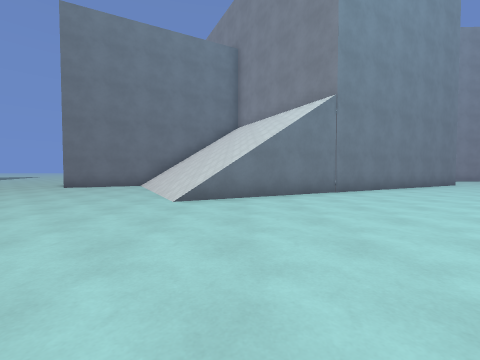
[1] (above)

21 first-person views from a walk through a 3-D level made in the Godot game engine. The camera is 1.2 m above the floor, tilts 2° down and sees 90° across. The floor is counted in squares, 2 m on a side. Each view is taken from the middle of a square. On the plan, view 1 faces up. The plan holds only what a view shows up to about 9 squares ahead; the rest is blank. The place goes on beyond the plan. Surface patterns are stand-ins for the level's own textures.

[2]
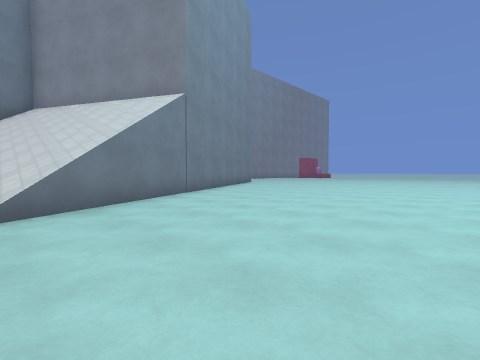

[3]
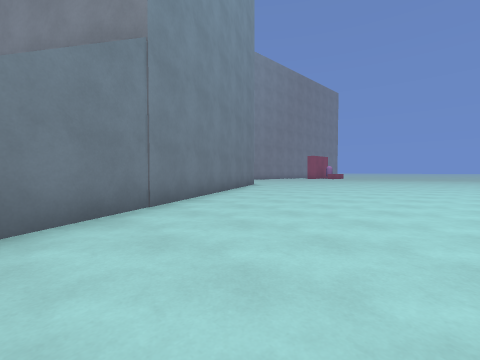

[4]
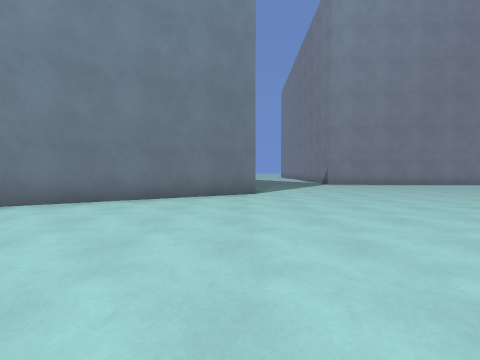

[5]
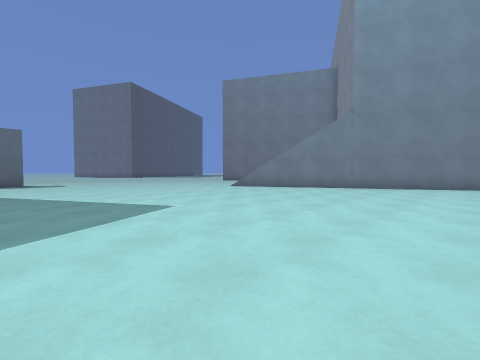

[6]
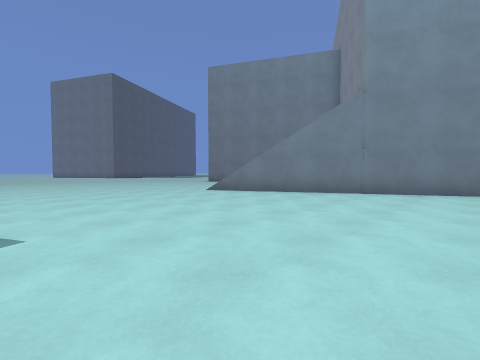

[7]
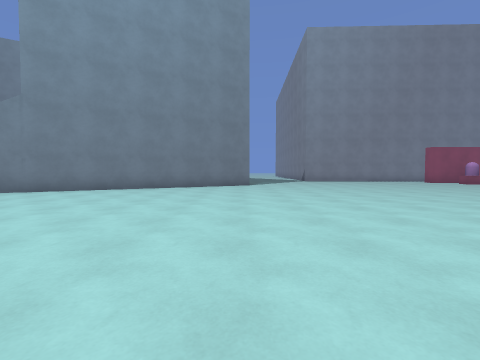

[8]
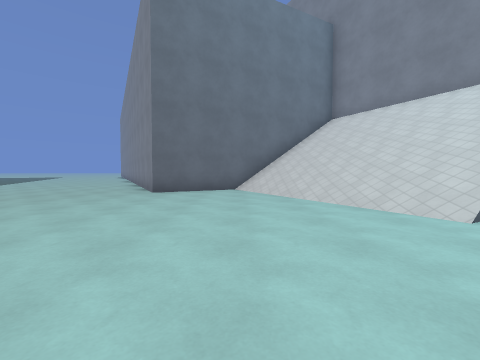

[9]
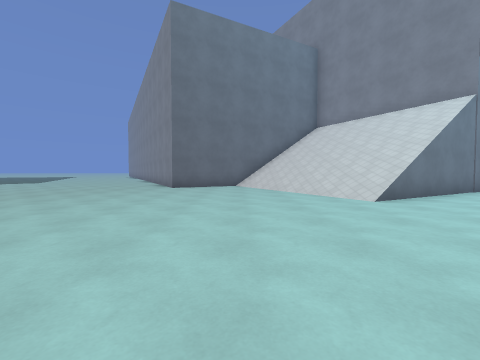

[10]
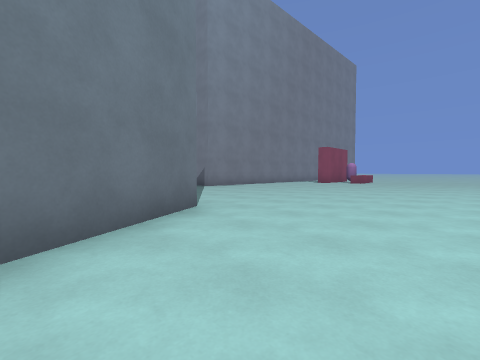

[11]
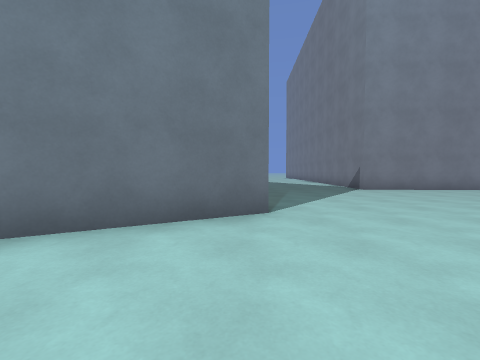

[12]
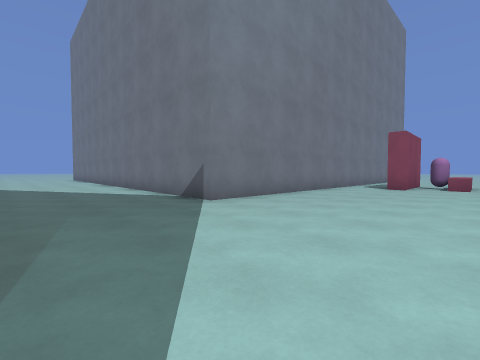

[13]
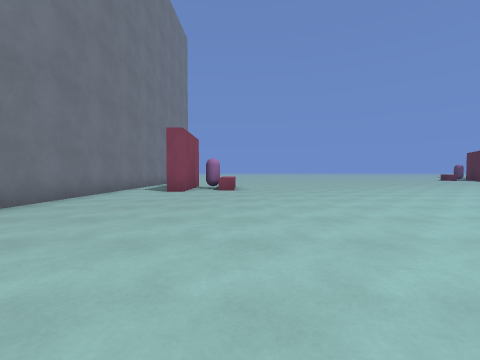

[14]
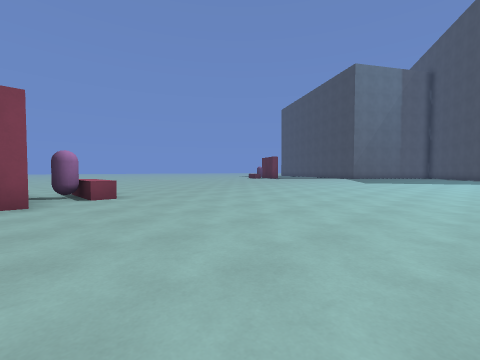

[15]
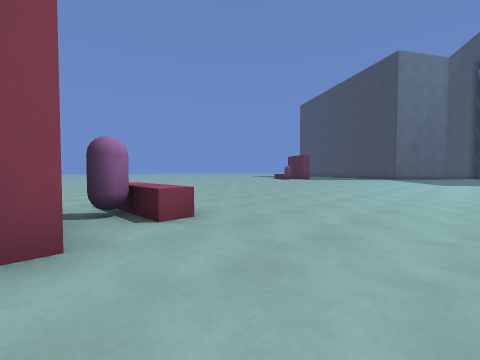

[16]
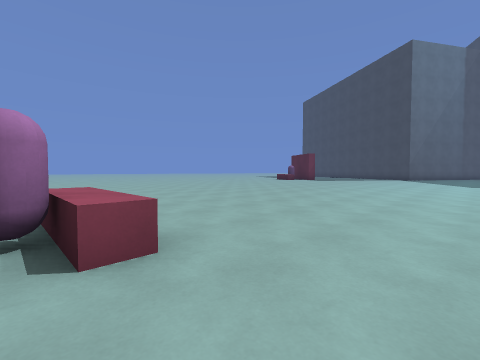

[17]
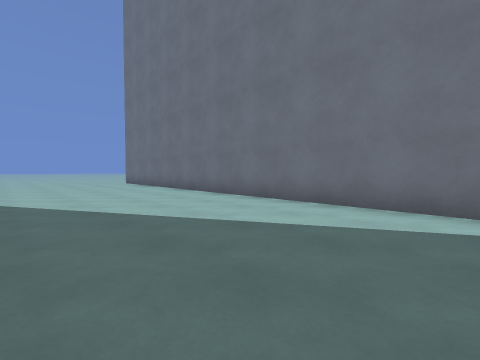

[18]
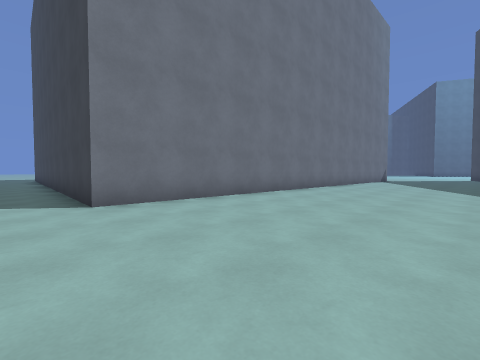

[19]
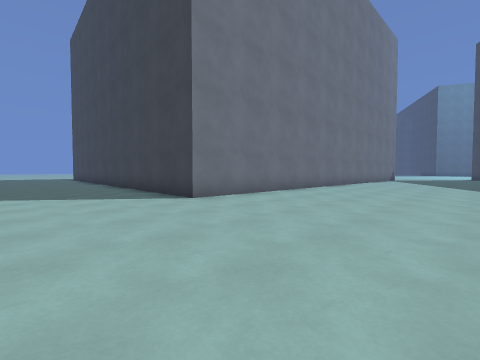

[20]
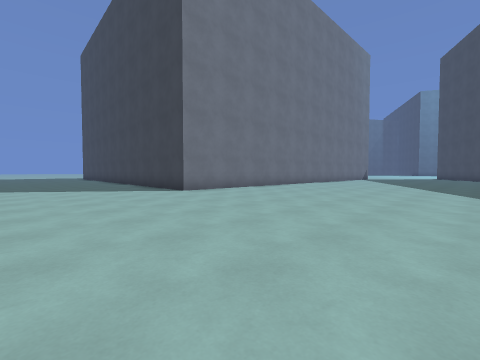

[21]
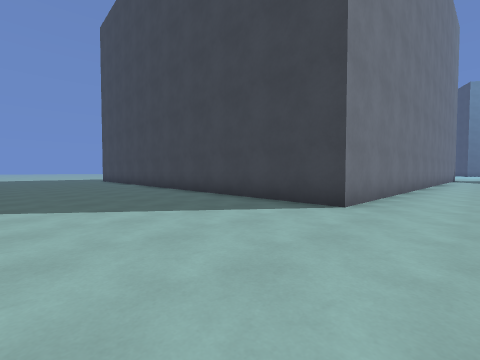

### Floor plan
Key: @ floor where view 1 was taken; # wall or solid block; . floor; / step, stairs or slope; ^ raised ledge.
Columns run from 7 left of view 1 to 21 right of it. Each row starts with its distance up from view 1.
 35               ...............
 34               ...............
 33               ...............
 32               ...............
 31               .......##.....
 30               .......#######
 29               .......#
 28               .......#
 27               .......#
 26               .......#
 25               .......#
 24               .......#
 23                 .....#
 22                 .....#
 21                 .....#
 20                 .....#
 19                 .....#
 18                 .....#
 17                  ....#
 16                  ...##
 15                  ...#########
 14                  ............
 13                  ..........##
 12       ###        ..........#^
 11 #  ##///#      ##............
 10 ####////##    ##.............
  9 .#../////#  ###..............
  8 ..../////####................
  7 ...../////#..................
  6 .....////....................
  5 ....../......................
  4 .............................
  3 .............................
  2  ..................  .. ....
  1  ..................     ...
  0  ......@......  .
 -1   ............
 -2 #.............

Positions as (right, up) in squares from view 1, and headings:
1: (0, 0), facing up
2: (-1, 1), facing up-right
3: (1, 3), facing up-right
4: (9, 4), facing up
5: (6, -2), facing up-left
6: (5, 0), facing up-left
7: (9, 0), facing up
8: (-4, 2), facing up
9: (-4, 0), facing up
10: (7, 7), facing up-right
11: (9, 7), facing up
12: (10, 11), facing up-right
13: (12, 11), facing right
14: (14, 13), facing down-right
15: (17, 13), facing down-right
16: (18, 12), facing down-right
17: (9, 18), facing up-right
18: (9, 32), facing down-right
19: (9, 34), facing down-right
20: (7, 35), facing down-right
21: (12, 35), facing down-right
